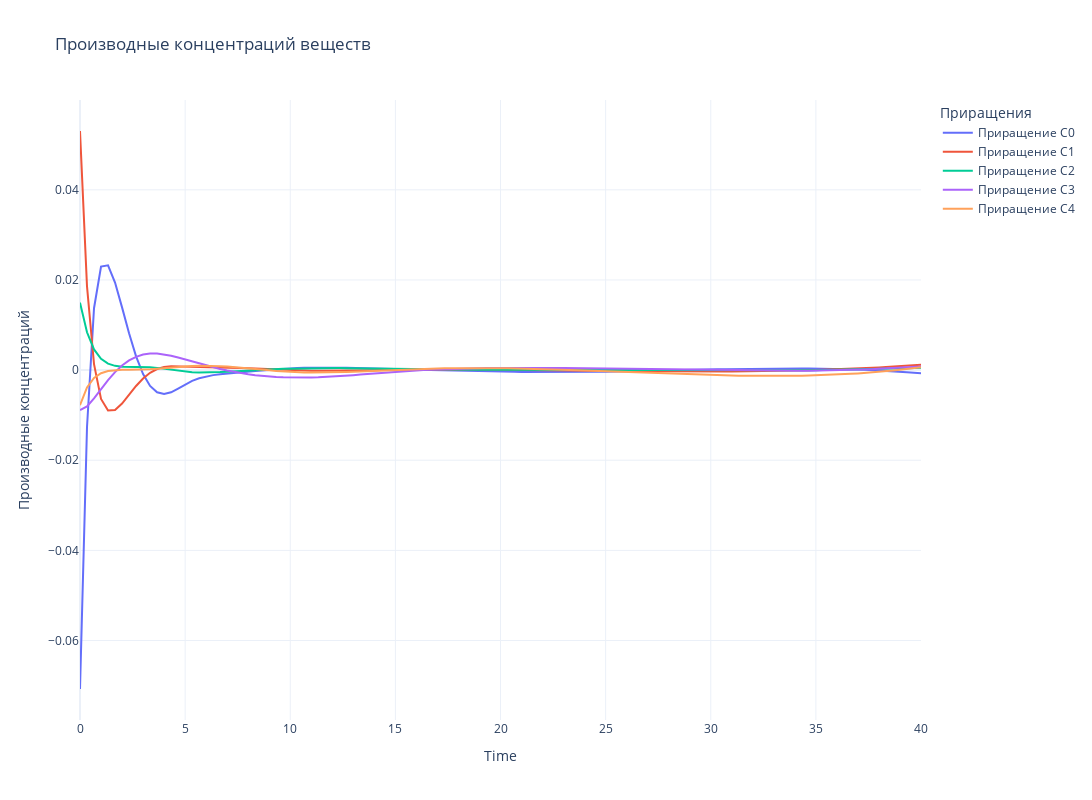

Notebook cell for this chart:
### Markdown cell above
### От сплайнов по ЧМ

### Code cell
fig = go.Figure()

# Добавляем линии для каждого вещества
for i in range(N_SUBSTANCE):
    fig.add_trace(go.Scatter(
        x=tsteps, 
        y=dCdt_TRUE[i] - dCdt_spline_NM[i], 
        mode='lines', 
        name=f'Приращение C{i}'
    ))

# Настройки графика
fig.update_layout(
    title='Производные концентраций веществ',
    xaxis_title='Time',
    yaxis_title='Производные концентраций',
    legend_title='Приращения',
    template='plotly_white',
    width=1400,  # Ширина холста
    height=800   # Высота холста
)

fig.show()
